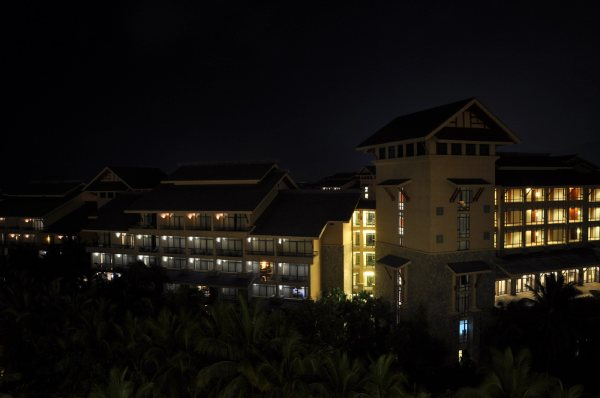
#> input picture images/test-img.jpg, 600 x 398 px
$ jupyter execute --allow-errors lime-example.ipynb   (shell and % lines are left out)
#> lines starting #> are read from the running program, lines starting #| are printed output that depends on the picture
#> further down, raw_image is the input picture: shape (398, 600, 3); mean B, G, R 13.7, 17.5, 20.3
### algorithms/lime.py
# -*- coding: utf-8 -*-
# @Project : image-enhancement-utils
# @File    : lime.py
# @Author  : MQB
# @Email   : mengqingbin@aliyun.com
# @Time    : 2018-05-18 21:06

import numpy as np
import scipy.sparse
import scipy.sparse.linalg
import cv2
import sys

#  a very small constant to avoid the zero denominator
lime_eps = 1e-3


# lime algorithm
def lime(image, weight_strategy=2, alpha=0.5, gamma=0.8, rho=2, win_size=5):
    # get raw image size
#> called with weight_strategy = 1, alpha = 0.5, gamma = 0.8, rho = 2, win_size = 5
    h = image.shape[0]
#> h = 398
    w = image.shape[1]
#> w = 600

    # down-sampling the image make algorithm faster
    sf = 0.5  # scale factor
    dh = int(h * sf)
#> dh = 199
    dw = int(w * sf)
#> dw = 300
    small_img = cv2.resize(image, (dw, dh), interpolation=cv2.INTER_AREA)

    # normalize the values to [0, 1]
    small_img = small_img / 255

    # estimate initial illumination map T^ on L via Eq.(2)
    th = np.max(small_img, axis=2)
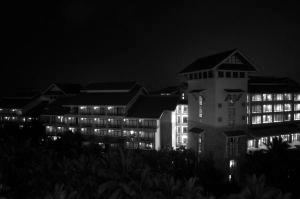
#> th: shape (199, 300) float64; min 0, max 1, mean 0.0854

    # compute delta t_hat
    th_h = np.hstack([np.diff(th, axis=1), (th[:, 0] - th[:, -1]).reshape(-1, 1)])
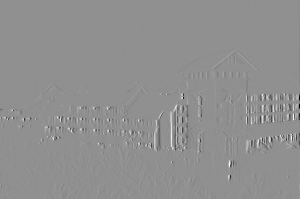
#> th_h: shape (199, 300) float64; min -0.941, max 0.725, mean 5.83e-20; drawn with min black and max white
    th_v = np.vstack([np.diff(th, axis=0), (th[0, :] - th[-1, :]).reshape(1, -1)])
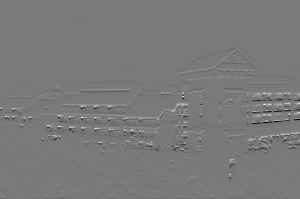
#> th_v: shape (199, 300) float64; min -0.741, max 0.808, mean -2.53e-19; drawn with min black and max white

    # constructing weight matrix
    if weight_strategy == 1:
        wh = np.ones((dh, dw))
        wv = np.ones((dh, dw))
    elif weight_strategy == 2:
        wh = 1 / (np.abs(th_h) + lime_eps)
        wv = 1 / (np.abs(th_v) + lime_eps)
    elif weight_strategy == 3:
        hk = np.exp(-np.array(range(win_size)) / (2 * (rho ** 2))).reshape(1, win_size)
        vk = hk.reshape(win_size, -1)
        sum_val = np.sum(hk)
        wh = sum_val / (np.abs(cv2.filter2D(th_h, -1, hk, anchor=(0, 0))) + lime_eps)
        wv = sum_val / (np.abs(cv2.filter2D(th_v, -1, vk, anchor=(0, 0))) + lime_eps)
    elif weight_strategy == 4:
        # a weight strategy in paper 'A New Image Contrast Enhancement Algorithm using Exposure Fusion Framework'
        wh = 1 / (np.abs(cv2.filter2D(th_h, -1, np.ones((1, win_size)), anchor=(0, 0))) + lime_eps)
        wv = 1 / (np.abs(cv2.filter2D(th_v, -1, np.ones((win_size, 1)), anchor=(0, 0))) + lime_eps)
    else:
        # default weight strategy (i.e. weight strategy 2)
        wh = 1 / (np.abs(th_h) + lime_eps)
        wv = 1 / (np.abs(th_v) + lime_eps)

    # compute w
    wx = wh / (np.abs(th_h) + lime_eps)
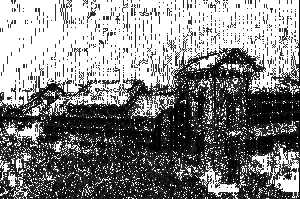
#> wx: shape (199, 300) float64; min 1.06, max 1000, mean 513.4; drawn with min black and max white
    wy = wv / (np.abs(th_v) + lime_eps)
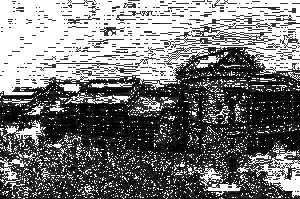
#> wy: shape (199, 300) float64; min 1.24, max 1000, mean 473.4; drawn with min black and max white

    # Refine illumination map T based on T^ via sped-up solver Eq.(19)
    t = solve_linear_equation(th, wx, wy, alpha)

    # Gamma correction on T via T=T^gamma
    t = np.power(t, gamma)
    t = np.expand_dims(t, axis=2) + lime_eps

    # enhance image L using T according to L = R * T (i.e. R = L / T)
    r = small_img / t

    # denoising and recomposing,  denoise R by BM3D (Rd) and recompose via Eq.(24)
    # f = r*t + rd*(1-t)

    # convert float image to uint8
    r = r * 255
    r = np.clip(r, 0, 255)
    r = np.fix(r).astype(np.uint8)

    # up-sampling the image
    r = cv2.resize(r, (w, h), interpolation=cv2.INTER_CUBIC)

    return r


def solve_linear_equation(th, wx, wy, alpha):
    """
    th: a matrix, initial illumination estimate T~ (i.e. T hat), shape=(h, w)
    wx: a matrix, means Wd~(x) of equation 19 (horizontal), shape=(h, w)
    wy: a matrix, means Wd~(x) of equation 19 (vertical), shape=(h, w)
    alpha: alpha is the coefficient to balance the involved two terms
    return T
    """
#> called with alpha = 0.5

    # get image height and width
    h = th.shape[0]
#> h = 199
    w = th.shape[1]
#> w = 300
    k = w * h
#> k = 59700

    # get the C order vector t~ (i.e. flatten the matrix row by row)
    th_vec = th.flatten('C')

    # The equation 19 can be expressed as Ax=b (where x=t, b=t~)，thus matrix A is needed
    dy = alpha * wy
    dx = alpha * wx
    dxa = np.hstack([dx[:, -1].reshape(-1, 1), dx[:, 0:-1]])  # dx ahead
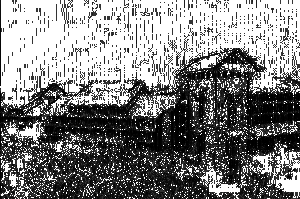
#> dxa: shape (199, 300) float64; min 0.531, max 500, mean 256.7; drawn with min black and max white
    dya = np.vstack([dy[-1, :].reshape(1, -1), dy[0:-1, :]])  # dy ahead
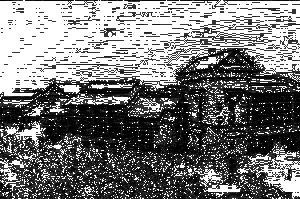
#> dya: shape (199, 300) float64; min 0.618, max 500, mean 236.7; drawn with min black and max white

    # get the C order vector (i.e. flatten the matrix row by row)
    dy_vec = dy.flatten('C')
    dx_vec = dx.flatten('C')
    dxa_vec = dxa.flatten('C')
    dya_vec = dya.flatten('C')

    dyd1 = -np.vstack([dy[-1, :].reshape(1, -1), np.zeros((h - 1, w))]).flatten('C')
    dyd2 = -np.vstack([dya[1:, :], np.zeros((1, w))]).flatten('C')
    dyd3 = -np.vstack([np.zeros((1, w)), dy[0:-1, :]]).flatten('C')
    dyd4 = -np.vstack([np.zeros((h - 1, w)), dya[0, :].reshape(1, -1)]).flatten('C')
    ay = scipy.sparse.spdiags(np.array([dyd1, dyd2, dyd3, dyd4]), np.array([-k + w, -w, w, k - w]), k, k)

    dxd1 = -np.hstack([dx[:, -1].reshape(-1, 1), np.zeros((h, w - 1))]).flatten('C')
    dxd2 = -np.hstack([dxa[:, 1:], np.zeros((h, 1))]).flatten('C')
    dxd3 = -np.hstack([np.zeros((h, 1)), dx[:, 0:-1]]).flatten('C')
    dxd4 = -np.hstack([np.zeros((h, w - 1)), dxa[:, 0].reshape(-1, 1)]).flatten('C')
    ax = scipy.sparse.spdiags(np.array([dxd1, dxd2, dxd3, dxd4]), np.array([-w + 1, -1, 1, w - 1]), k, k)

    dig = scipy.sparse.spdiags(np.array([dx_vec + dy_vec + dxa_vec + dya_vec + 1]), np.array([0]), k, k)
    a = ax + ay + dig

    # The resulting object is an approximation to the inverse of A
    m = scipy.sparse.linalg.spilu(a.tocsc())
    # construct a linear operator
    m2 = scipy.sparse.linalg.LinearOperator((k, k), m.solve)
    # use preconditioned conjugate gradient method to solve the linear system Ax=b (where A=a, x=t, b=t~)
    t, info = scipy.sparse.linalg.bicgstab(a, th_vec, tol=1e-1, maxiter=2000, M=m2)

    if info != 0:
        print('warning: convergence to tolerance not achieved')

    t = t.reshape((h, w), order='C')

    # clip negative numbers & normalize
    t = np.clip(t, 0, sys.maxsize)
    t = t / (np.max(t) + lime_eps)

    return t

### lime-example.ipynb
[cell 1]
import cv2 as cv
import sys
import os

import matplotlib.pyplot as plt

[cell 2]
from algorithms import lime

[cell 3]
raw_image = cv.imread("images/test-img.jpg")
raw_image = cv.cvtColor(raw_image, cv.COLOR_BGR2RGB)
plt.figure(figsize=(16,4))
plt.imshow(raw_image)

#> (a cell that did not finish here is left out)

[cell 5]
plt.figure(figsize=(16,4))
#> (the rest of this cell did not finish here and is left out)
